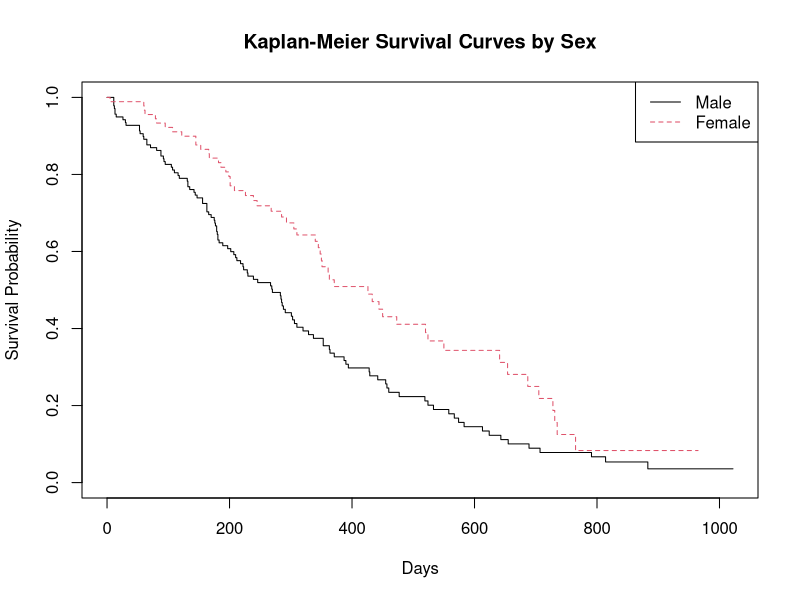

The R script that drew this image:
## ---- chunk 1
knitr::opts_chunk$set(echo = TRUE)
## ---- chunk 2
# Load the survival package
library(survival)
# Fit the Kaplan-Meier model stratified by sex
# The lung dataset is automatically available after loading the survival package
km_fit <- survfit(Surv(time, status) ~ sex, data = lung)
# Plotting the Kaplan-Meier curves for two sex groups
plot(km_fit, main = "Kaplan-Meier Survival Curves by Sex",
        xlab = "Days", ylab = "Survival Probability", col = c(1, 2), lty = 1:2)
# Adding a legend to the plot
legend("topright", legend = c("Male", "Female"), col = c(1, 2), lty = 1:2)
## ---- chunk 3
# logrank test using G^\rho test with rho = 0
logrank.1 = survdiff(Surv(time, status) ~ sex, data = lung)
print(logrank.1)

# logrank test using coxph score test
coxphfit = coxph(Surv(time, status) ~ sex, data = lung)
summary(coxphfit)
## ---- chunk 4
n=10000
lambda = 3
TT = rexp(n, rate = lambda)
C = runif(n, 1, 2)
X = pmin(TT,C)
delta = as.numeric(TT<C)

dat = data.frame(X = X, delta = delta)

fit = survreg(Surv(X, delta)~1, data = dat, dist = "exponential")
1/exp(fit$icoef)
